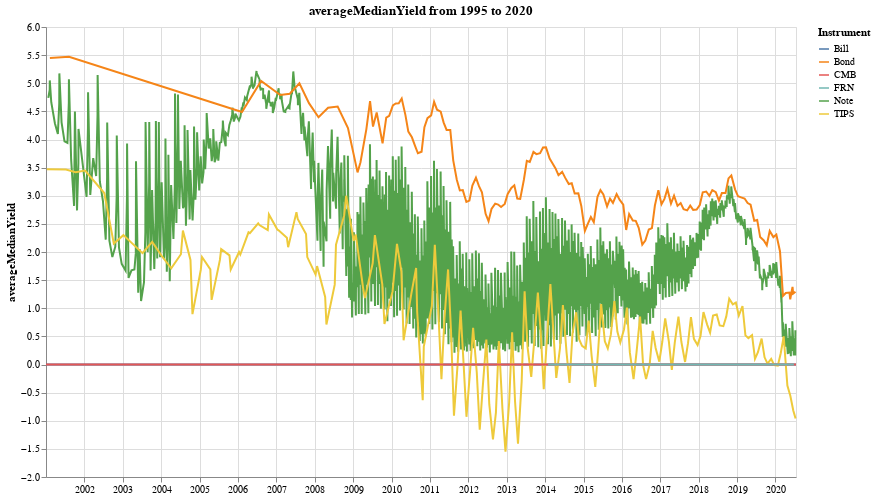

The notebook cell this image was saved under:
### Code cell
dfst, ct = doTsChart(range(1995, 2021), metric='averageMedianYield')
ct.display()

### Figure 1 — Vega-Lite specification as saved in the notebook (floating-point values rounded to 4 significant figures; data arrays with more than 128 entries replaced by an {"elided": "..."} marker saying what was removed)
{"config": {"view": {"continuousWidth": 400, "continuousHeight": 300}}, "data": {"name": "data-c9f9c329ea1754d514a9b218e6a76199"}, "mark": "line", "background": "white", "encoding": {"color": {"type": "nominal", "field": "type", "title": "Instrument"}, "x": {"type": "temporal", "axis": {"title": ""}, "field": "auctionDate"}, "y": {"type": "quantitative", "field": "averageMedianYield"}}, "height": 450, "title": "averageMedianYield from 1995 to 2020", "width": 750, "$schema": "https://vega.github.io/schema/vega-lite/v4.8.1.json", "datasets": {"data-c9f9c329ea1754d514a9b218e6a76199": {"elided": "5000 records"}}}
